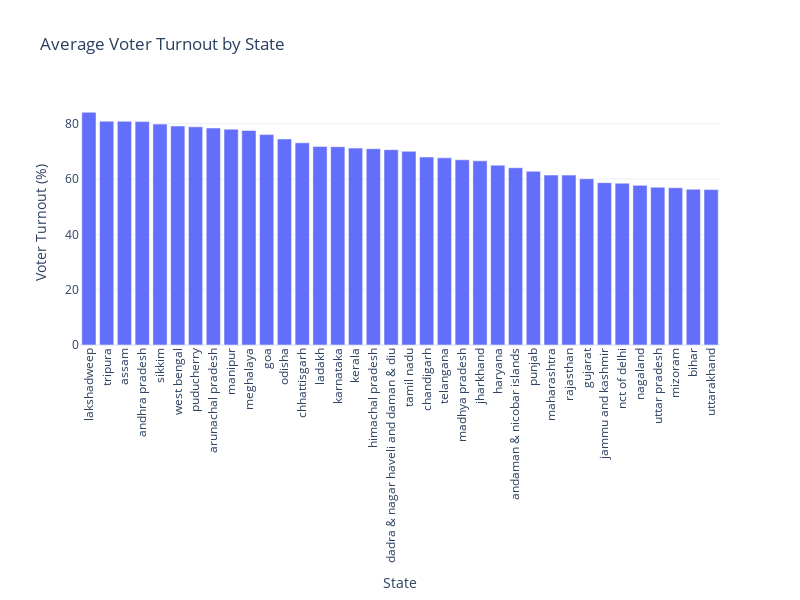

The notebook cell saved with this chart:
### Markdown cell above
Now, let’s have a look at the average voter turnout by state:

### Code cell
state_voter_turnout = merged_data.groupby('State')['Polled (%)'].mean().reset_index()

fig = px.bar(state_voter_turnout, x='State', y='Polled (%)',
             labels={'State': 'State', 'Polled (%)': 'Voter Turnout (%)'},
             title='Average Voter Turnout by State')

fig.update_layout(xaxis={'categoryorder': 'total descending'},
                  xaxis_tickangle=-90,
                  width=800,
                  height=600)

fig.show()

### Figure 1 — Plotly figure (JSON) as saved in the notebook; plotly's stock layout.template omitted (floating-point values rounded to 4 significant figures)
{"data": [{"alignmentgroup": "True", "hovertemplate": "State=%{x}<br>Voter Turnout (%)=%{y}<extra></extra>", "legendgroup": "", "marker": {"color": "#636efa", "pattern": {"shape": ""}}, "name": "", "offsetgroup": "", "orientation": "v", "showlegend": false, "textposition": "auto", "type": "bar", "x": ["andaman & nicobar islands", "andhra pradesh", "arunachal pradesh", "assam", "bihar", "chandigarh", "chhattisgarh", "dadra & nagar haveli and\ndaman & diu", "goa", "gujarat", "haryana", "himachal pradesh", "jammu and kashmir", "jharkhand", "karnataka", "kerala", "ladakh", "lakshadweep", "madhya pradesh", "maharashtra", "manipur", "meghalaya", "mizoram", "nagaland", "nct of delhi", "odisha", "puducherry", "punjab", "rajasthan", "sikkim", "tamil nadu", "telangana", "tripura", "uttar pradesh", "uttarakhand", "west bengal"], "xaxis": "x", "y": [64.1, 80.77, 78.45, 80.88, 56.33, 67.98, 73.11, 70.64, 76.08, 60.14, 65.02, 70.97, 58.7, 66.61, 71.71, 71.19, 71.82, 84.16, 66.97, 61.46, 78.03, 77.58, 56.87, 57.72, 58.5, 74.51, 78.9, 62.8, 61.43, 79.88, 70.04, 67.66, 80.92, 57.05, 56.18, 79.19], "yaxis": "y"}], "layout": {"barmode": "relative", "height": 600, "legend": {"tracegroupgap": 0}, "title": {"text": "Average Voter Turnout by State"}, "width": 800, "xaxis": {"anchor": "y", "categoryorder": "total descending", "domain": [0, 1], "tickangle": -90, "title": {"text": "State"}}, "yaxis": {"anchor": "x", "domain": [0, 1], "title": {"text": "Voter Turnout (%)"}}}}
